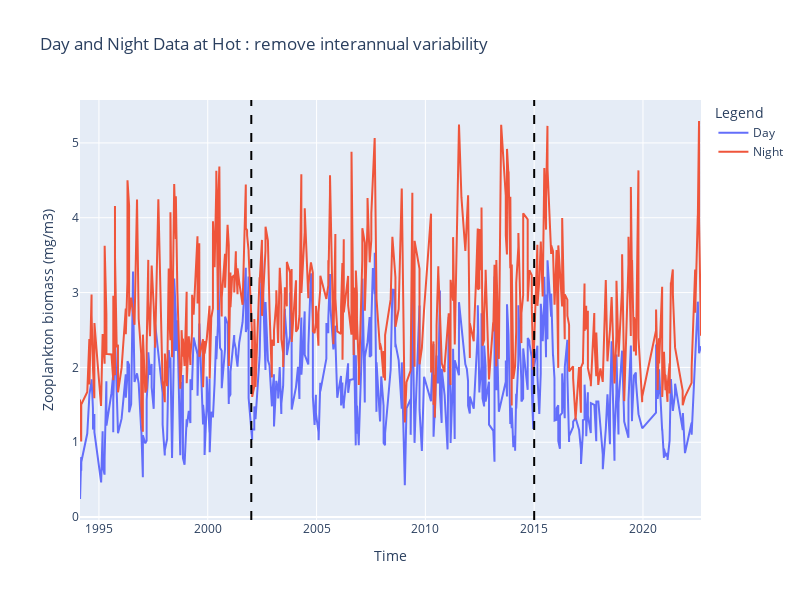

Notebook code cell kept with this figure:
### Code cell
fig = go.Figure()

# Plot day data
fig.add_trace(
    go.Scatter(
        x=data.day.dropna("time").time.data.flatten(),
        y=data.day.dropna("time").data.flatten(),
        mode="lines",
        name="Day",
    )
)

# Plot night data
fig.add_trace(
    go.Scatter(
        x=data.night.dropna("time").time.data.flatten(),
        y=data.night.dropna("time").data.flatten(),
        mode="lines",
        name="Night",
    )
)

# Add vertical lines for 2000 and 2015
fig.add_shape(
    type="line",
    x0=time_start,
    y0=0,
    x1=time_start,
    y1=1,
    xref="x",
    yref="paper",
    line=dict(color="black", width=2, dash="dash"),
    name="Year 2000",
)

fig.add_shape(
    type="line",
    x0=time_end,
    y0=0,
    x1=time_end,
    y1=1,
    xref="x",
    yref="paper",
    line=dict(color="black", width=2, dash="dash"),
    name="Year 2015",
)

# Update layout
fig.update_layout(
    title=f"Day and Night Data at {station} : remove interannual variability",
    xaxis_title="Time",
    yaxis_title="Zooplankton biomass (mg/m3)",
    legend_title="Legend",
    height=600,
    width=800,
    showlegend=True,
)

fig.show()

### Figure 1 — Plotly figure (JSON) as saved in the notebook; plotly's stock layout.template omitted (floating-point values rounded to 4 significant figures; data arrays with more than 128 entries replaced by an {"elided": "..."} marker saying what was removed)
{"data": [{"mode": "lines", "name": "Day", "type": "scatter", "x": {"elided": "450 str values"}, "y": {"elided": "450 float values"}}, {"mode": "lines", "name": "Night", "type": "scatter", "x": {"elided": "454 str values"}, "y": {"elided": "454 float values"}}], "layout": {"height": 600, "legend": {"title": {"text": "Legend"}}, "shapes": [{"line": {"color": "black", "dash": "dash", "width": 2}, "name": "Year 2000", "type": "line", "x0": "2002-01-01", "x1": "2002-01-01", "xref": "x", "y0": 0, "y1": 1, "yref": "paper"}, {"line": {"color": "black", "dash": "dash", "width": 2}, "name": "Year 2015", "type": "line", "x0": "2015-01-01", "x1": "2015-01-01", "xref": "x", "y0": 0, "y1": 1, "yref": "paper"}], "showlegend": true, "title": {"text": "Day and Night Data at Hot : remove interannual variability"}, "width": 800, "xaxis": {"title": {"text": "Time"}}, "yaxis": {"title": {"text": "Zooplankton biomass (mg/m3)"}}}}
